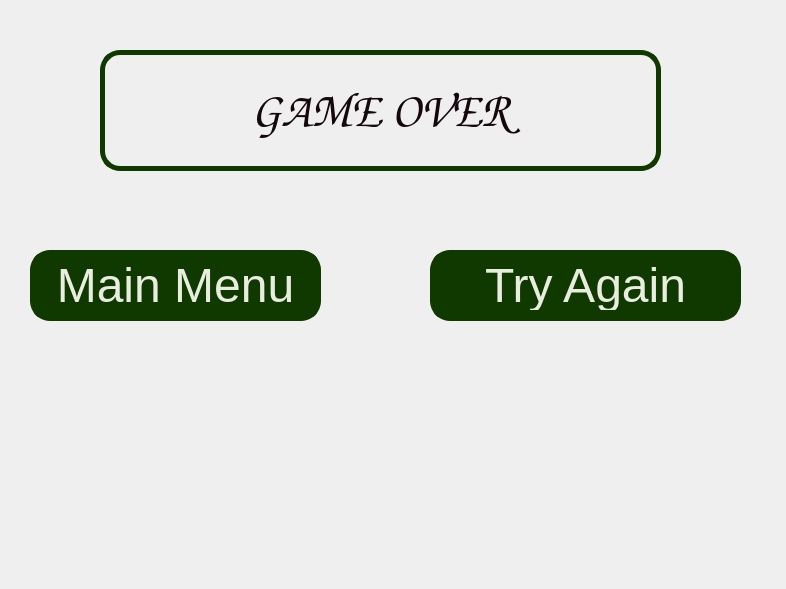
<?xml version="1.0" encoding="UTF-8"?>
<ui version="4.0">
 <class>GameOver</class>
 <widget class="QWidget" name="GameOver">
  <property name="geometry">
   <rect>
    <x>0</x>
    <y>0</y>
    <width>786</width>
    <height>589</height>
   </rect>
  </property>
  <property name="windowTitle">
   <string>Form</string>
  </property>
  <widget class="QLabel" name="Title">
   <property name="geometry">
    <rect>
     <x>100</x>
     <y>50</y>
     <width>561</width>
     <height>121</height>
    </rect>
   </property>
   <property name="font">
    <font>
     <family>Comic Sans MS</family>
     <pointsize>-1</pointsize>
     <italic>false</italic>
     <bold>false</bold>
    </font>
   </property>
   <property name="styleSheet">
    <string notr="true">    border-style: solid;
    color:  rgb(47, 102, 144);
    border-width: 5px;
    border-radius: 20px;
    border-color: rgb(16, 57, 0);
    font: 48px;
    padding: 6px;
</string>
   </property>
   <property name="text">
    <string>&lt;html&gt;&lt;head/&gt;&lt;body&gt;&lt;p&gt;&lt;span style=&quot; color:#14080e;&quot;&gt;GAME OVER&lt;/span&gt;&lt;/p&gt;&lt;/body&gt;&lt;/html&gt;</string>
   </property>
   <property name="alignment">
    <set>Qt::AlignCenter</set>
   </property>
  </widget>
  <widget class="QPushButton" name="MainMenu">
   <property name="geometry">
    <rect>
     <x>30</x>
     <y>250</y>
     <width>291</width>
     <height>71</height>
    </rect>
   </property>
   <property name="styleSheet">
    <string notr="true"> background-color: rgb(16, 57, 0);
    border-style: solid;
    color:  rgb(232, 237, 223);
    border-width: 5px;
    border-radius: 20px;
    border-color: rgb(16, 57, 0);
    font: 48px;
    padding: 6px;
</string>
   </property>
   <property name="text">
    <string>Main Menu</string>
   </property>
  </widget>
  <widget class="QPushButton" name="tryAgain">
   <property name="geometry">
    <rect>
     <x>430</x>
     <y>250</y>
     <width>311</width>
     <height>71</height>
    </rect>
   </property>
   <property name="styleSheet">
    <string notr="true"> background-color: rgb(16, 57, 0);
    border-style: solid;
    color:  rgb(232, 237, 223);
    border-width: 5px;
    border-radius: 20px;
    border-color: rgb(16, 57, 0);
    font: 48px;
    padding: 6px;
</string>
   </property>
   <property name="text">
    <string>Try Again</string>
   </property>
  </widget>
 </widget>
 <resources/>
 <connections/>
</ui>
